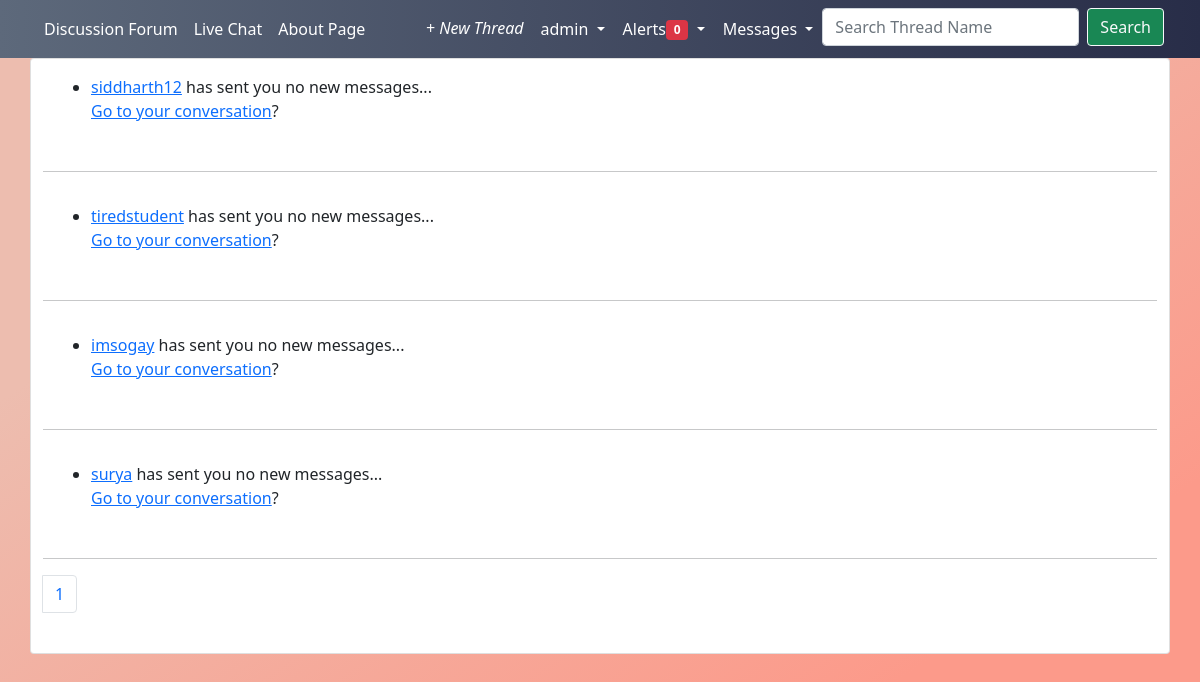
/direct_message/your_messages/ (signed in), run on the app's committed database.
### accounts/models.py (models this page shows)
class CustomUser(AbstractUser):
    USN = models.CharField(max_length = 10)

### direct_messages/views.py (the view)
# urls.py: path("your_messages/", Message_inbox, name="message_inbox"),
@login_required(login_url="login")
def Message_inbox(request):
    m = Message.get_message(user=request.user)
    p = Paginator(m, 25)  # TODO changable
    page = request.GET.get("page")
    page_of_message = p.get_page(page)
    context = {
        "messages": page_of_message,
    }
    return render(request, "messages/message_inbox.html", context)

### direct_messages/models.py (called while the page is built)
    def get_message(user):
        messages = Message.objects.filter(user=user).values(
            "recipient").annotate(last=models.Max("date")).order_by("-last")
        users = [
            {
                "recipient": CustomUser.objects.get(pk=message["recipient"]),
                "last": message["last"],
                "unread":Message.objects.filter(user=user, recipient__pk=message["recipient"], is_read=False).count(),
            }
            for message in messages
        ]
        return users

### notis/views.py (called while the page is built)
def CountNotifications(request):
    count = None
    if request.user.is_authenticated:
        count = Notification.objects.filter(
            reciever=request.user, is_seen=False).count()
    return {"count_notifications": count}

### templates/messages/message_inbox.html (shortened to what this page needs)
{% extends 'base.html' %}
{% load static %}
{% load crispy_forms_tags %}
{% block content %}
<div class="card">
    {% if messages %}
        {% for message in messages %}
        <div class="card-body">
        <ul>
            <li>
                <p>
                    <a href="{% url 'user_profile' message.recipient.profile.id %}">{{ message.recipient }}</a>
                    has sent you
                    {% if message.unread == 0 %}
                    no new messages...<br>
                    <a href="{% url 'directs' message.recipient.id %}">Go to your conversation</a>?
                    {% elif message.unread == 1 %}
                    {{ message.unread }} <a href="{% url 'directs' message.recipient.id %}"> new message</a>!
                    {% else %}
                    {{ message.unread }} <a href="{% url 'directs' message.recipient.id %}"> new messages</a>!
                    {% endif %}
                </p>
            </li>
        </ul>
      </div><hr>
        {% endfor %}
        {% if messages.paginator.num_pages > 2 %}
        <nav aria-label="Page navigation example">
            <ul class="pagination">
              <li class="page-item">
                {% if messages.has_previous %}
                <a class="page-link" href="?page={{messages.previous_page_number }}" aria-label="Previous">
                  <span aria-hidden="true">&laquo;</span>
                  <span class="sr-only"></span>
                </a>
              </li>
              <li class="page-item"><a class="page-link" href="?page=1">1</a></li>
              <li class="page-item"><a class="page-link" href="#">...</a></li>
              {% endif %}
              <li class="page-item active">
                <a class="page-link" href="{{messages.number }}">{{messages.number}} <span class="sr-only"></span></a>
              </li>
              <li class="page-item">
                {% if messages.has_next %}
                <li class="page-item"><a class="page-link" href="#">...</a></li>
                <li class="page-item"><a class="page-link" href="?page={{messages.paginator.num_pages}}">{{messages.paginator.num_pages}}</a></li>
                <a class="page-link" href="?page={{messages.next_page_number }}" aria-label="Next">
                  <span aria-hidden="true">&raquo;</span>
                  <span class="sr-only"></span>
                </a>
              </li>
              {% endif %}
              {% else %}
            <nav aria-label="Page navigation example">
                <ul class="pagination">
                  <li class="page-item">
                  <li class="page-item"><a class="page-link " href="{{messages.number }}">{{messages.number}}</a></li>
                </ul>
              </nav>
            {% endif %}
          </nav><br>
        </div>
    {% else %}
    <h4>You have no new messages...</h4>
    {% endif %}
{% endblock content %}

### templates/base.html (shortened to what this page needs)
{% load static %}
<!DOCTYPE html>
<html lang="en">
<head>
    <link href="https://cdn.jsdelivr.net/npm/bootstrap@5.0.2/dist/css/bootstrap.min.css" rel="stylesheet">
    <link href="{% static 'CSS/style.css' %}" type="text/css" rel="stylesheet" media="screen,projection"/>
</head>
<body>
    <div class="container-fluid">
        <div class="row">
            <nav class="navbar navbar-expand-lg navbar-dark" style="background-image: linear-gradient(to right, rgb(93, 105, 123), rgb(40, 45, 72));">
                <div class="container-fluid">
                  <div class="collapse navbar-collapse" id="navbarSupportedContent">
                    <ul class="navbar-nav me-auto mb-2 mb-lg-0">
                      <li class="nav-item">
                        <a class="nav-link" href="{% url 'home' %}">Discussion Forum</a>
                      </li>
                      <li class="nav-item">
                        <a class="nav-link" href="{% url 'livechat' %}">Live Chat</a>
                      </li>
                      <li class="nav-item">
                        <a class="nav-link" href="{% url 'about' %}">About Page</a>
                      </li>
                    </ul>
                    <ul class="navbar-nav d-flex flex-row ms-auto mb-2 mb-lg-0">
                      {% if user.is_authenticated %}
                      <li class="nav-item me-3 me-lg-0">
                        <a class="nav-link" href="{% url 'thread_new' %}" id="navbarDropdown" role="button" data-mdb-toggle="dropdown" aria-expanded="false">
                          <i class="fas fa-plus">+ New Thread</i>
                        </a>
                      </li>
                      <li class="nav-item me-3 me-lg-0 dropdown">
                        <button class="btn btn dropdown-toggle nav-link" href="#" role="button" data-bs-toggle="dropdown" aria-expanded="false" style="background: var(--bg-color);">
                          {{ user.username }}
                        </button>
                      </li>
                      {%else%}
                      <li class="nav-item"><a class="nav-link" href="{% url 'login' %}" class="btn btn me-2" style="background: var(--bg-color); ">Log In</a></li>
                      <li class="nav-item"><a class="nav-link" href="{% url 'signup' %}" class="btn btn" style="background: var(--bg-color); ">Sign Up</a></li>
                    {%endif%}
                    <li class="nav-item me-3 me-lg-0 dropdown">
                      <button class="btn dropdown-toggle nav-link" href="#" role="button" data-bs-toggle="dropdown" aria-expanded="false" style="background: var(--bg-color); ">
                        Alerts<span class="new badge bg-danger">{{ count_notifications }}</span>
                      </button>
                    </li>
                    <li class="nav-item me-3 me-lg-0 dropdown">
                      <button class="btn dropdown-toggle nav-link" href="#" role="button" data-bs-toggle="dropdown" aria-expanded="false" style="background: var(--bg-color);">
                        Messages
                      </button>
                    </li>
                    <li class="nav-item me-3 me-lg-0">
                      <form class="d-flex" method="post" action="{% url 'search_result' %}">
                      <input class="form-control me-2"type="search" placeholder="Search Thread Name" aria-label="Search" name="searched">
                      <button class="btn btn-outline-light btn-success " type="submit">
                      Search
                    </button>
                  </li>
                    </ul>
                  </div>
                </div>
              </nav>
        </div>
        <main>
          <div class="container">
            <div class="row">
              {% block content %}
              {% endblock content %}
            </div>
          </div>
        </main>
      </div>
</body>
</html>

### static/CSS/style.css (style rules this page uses)
body { background: linear-gradient(to left top, rgb(252, 154, 138) 20%, rgb(237, 189, 175) 75% ), linear-gradient(rgba(0, 0, 0, 1), rgba(0, 0, 0, 1)); background-repeat: no-repeat; background-attachment: fixed; overflow: auto; }

### data on the page
CustomUser: username "admin"
CustomUser: recipient "siddharth12"
CustomUser: recipient "tiredstudent"
CustomUser: recipient "imsogay"
CustomUser: recipient "surya"

### other printed values
{{ count_notifications }} "0"
{{ messages.number }} "1"
